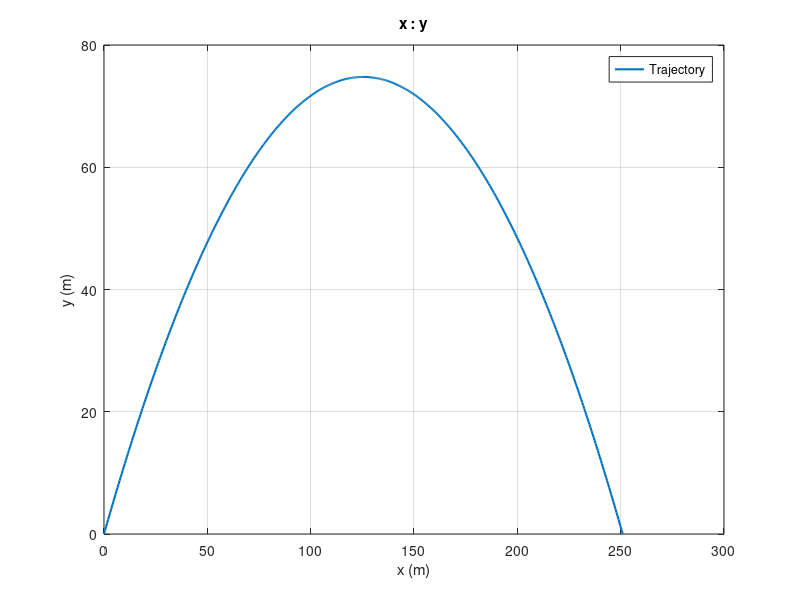
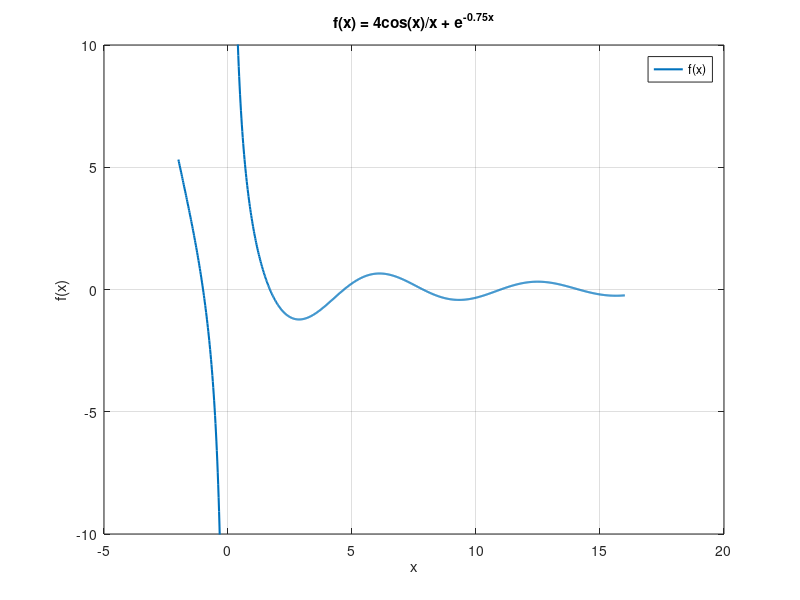

MATLAB code for these plots, in order: (Note: this script raises an error after producing the figures.)
%% 1번
A1 = [1 4 2;
      2 4 100;
      7 9 7;
      3 pi 42];

B1 = log(A1);

a1_result = B1(2,:);

b1_result = sum(B1(2,:));

c1_result = B1(:,2) .* A1(:,1);

d1_result = max(c1_result);

e1_vector = A1(1,:) ./ B1(1:3,3)';
e1_result = sum(e1_vector);


%% 2번
v0 = 50;
A2_deg = 50;
g2 = 9.81;

A2_rad = A2_deg * pi / 180;

% (a)
thit = 2 * v0 * sin(A2_rad) / g2;
ymax = (v0^2 * sin(A2_rad)^2) / (2*g2);

% (b)
t2 = linspace(0, thit, 500);

x2 = (v0*cos(A2_rad)) .* t2;
y2 = (v0*sin(A2_rad)) .* t2 - 0.5*g2*t2.^2;

figure
plot(x2, y2, 'LineWidth', 1.5)
grid on
xlabel('x (m)')
ylabel('y (m)')
title('x : y')
legend('Trajectory')


%% 3번
x3 = linspace(-2, 16, 1000);
x3(abs(x3) < 1e-10) = NaN;

f3 = (4*cos(x3))./x3 + exp(-0.75*x3);

figure
plot(x3, f3, 'LineWidth', 1.5)
grid on
xlabel('x')
ylabel('f(x)')
title('f(x) = 4cos(x)/x + e^{-0.75x}')
legend('f(x)')
ylim([-10 10])


%% 4번
% (a)
C = [5 4 6;
     3 2 4;
     6 5 3;
     3 5 4;
     2 4 3];

% (b)
monthly_qty = sum(C, 1);

% (c)
material_qty = sum(C, 2);

% (d)
total_qty = sum(C, 'all');


%% 5번
% (a)
a5 = [5 0 -3 7 10];
b5 = [4 -7 9 2];

product_poly = conv(a5, b5);

% (b)
c5 = [5 -7 2 8];
d5 = [6 3 -2];

[quotient, remainder] = deconv(c5, d5);

% (c)
x = 5;
e5 = 36*x^3 - 8*x^2 + 2;
f5 = 36*x^3 - 5*x^2 + 4*x - 3;

value_at_5 = e5 / f5;


%% 7번
% (a)
bridge(1).location = 'Smith St.';
bridge(1).maxLoad = 80;
bridge(1).yearBuilt = 1928;
bridge(1).serviceLife = 2025;

bridge(2).location = 'Hope Ave.';
bridge(2).maxLoad = 90;
bridge(2).yearBuilt = 1950;
bridge(2).serviceLife = 2027;

bridge(3).location = 'Clark St.';
bridge(3).maxLoad = 85;
bridge(3).yearBuilt = 1933;
bridge(3).serviceLife = 2024;

bridge(4).location = 'North Rd.';
bridge(4).maxLoad = 100;
bridge(4).yearBuilt = 1960;
bridge(4).serviceLife = 2023;

bridge

% (b)
bridge(3).serviceLife = 2026;

% (c)
bridge(5).location = 'Shore Rd.';
bridge(5).maxLoad = 85;
bridge(5).yearBuilt = 1997;
bridge(5).serviceLife = 2022;

bridge
